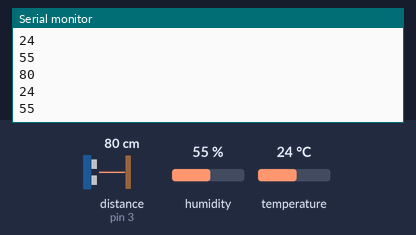
The sketch below on a simulated Arduino Uno, built with avr-gcc and run on an emulated ATmega328P. Shown: the last lines printed to the serial monitor. Wiring (inferred from the names in the program): ultrasonic range finder: trigger pin 4; echo pin 3. The inputs (shaded band) are chosen by the test bench; at power-on: distance to the obstacle (sensor on pin 3) 80 cm, humidity 55 %, temperature 24 °C. The echo pulse lasts 58.3 µs per cm; no radio packets arrive unless stated.

Above: at 5.8 s.
5.9 s: distance to the obstacle (sensor on pin 3) set to 2 cm
At 10.7 s:
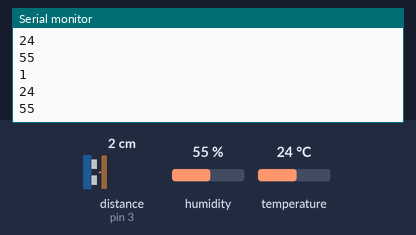
11.9 s: humidity set to 22 %
At 16.6 s:
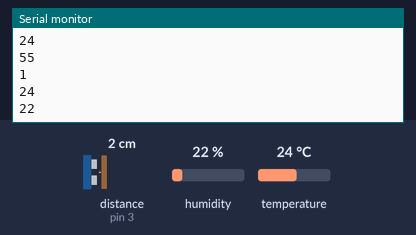
17.9 s: temperature set to 12 °C
At 21.4 s:
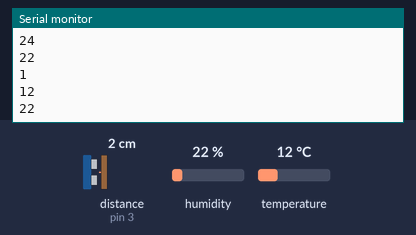
23.9 s: distance to the obstacle (sensor on pin 3) set to 4 cm
At 26.1 s:
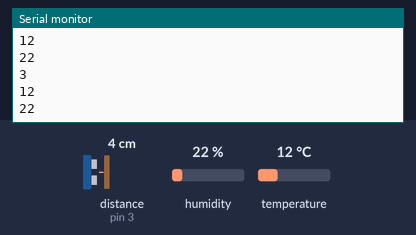
29.9 s: humidity set to 40 %
At 30.9 s:
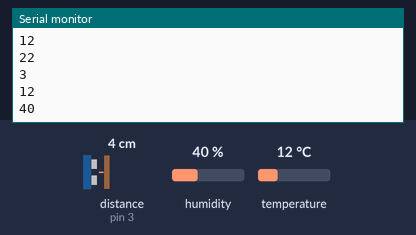
Timing chart, 0 to 32.9 s (numbered marks = the images above; inputs shaded):
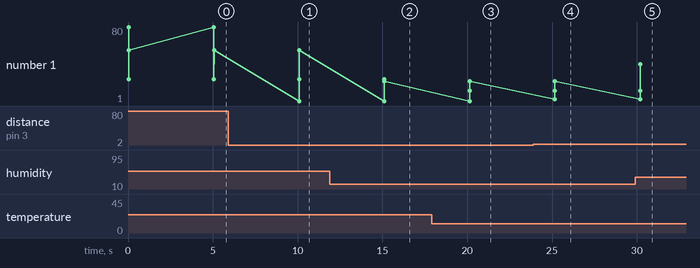

The sketch:

veri.ino
```cpp
#include <SPI.h>
#include <nRF24L01.h>
#include <RF24.h>
#include <Servo.h>
#include <dht11.h>

const byte address[6] = "00001";

RF24 radio(9, 8);

int data[3];
int trigPin = 4;
int echoPin = 3;
int sure;
int uzaklik;
int dht11Pin = 2;
float sicaklik, nem;
dht11 DHT11;

void setup()
{

  Serial.begin(9600);
  pinMode(trigPin,OUTPUT);
  pinMode(echoPin,INPUT);
  radio.begin();
  radio.openWritingPipe(address);
  radio.setPALevel(RF24_PA_MIN);
  radio.stopListening();
}

void loop()
{
  digitalWrite(trigPin, LOW);
  delayMicroseconds(5);
  digitalWrite(trigPin, HIGH);
  delayMicroseconds(10);
  digitalWrite(trigPin, LOW);
  sure = pulseIn(echoPin, HIGH, 11600);
  data[0] = (sure*0.0345/2);
  DHT11.read(dht11Pin);
  sicaklik = (float)DHT11.temperature;
  nem = (float)DHT11.humidity;
  data[1] = sicaklik;
  data[2] = nem;
  Serial.println(data[0]);
  Serial.println(data[1]);
  Serial.println(data[2]);
  radio.write(data, sizeof(data));
  delay(5000);
}
```

Measured:
- after the input at 5.9 s, the serial monitor: prints a new line after 4.2 s (image 1)
- after the input at 11.9 s, the serial monitor: prints a new line after 3.2 s (image 2)
- after the input at 17.9 s, the serial monitor: prints a new line after 2.2 s (image 3)
- after the input at 23.9 s, the serial monitor: prints a new line after 1.3 s (image 4)
- after the input at 29.9 s, the serial monitor: prints a new line after 0.30 s (image 5)
- plotted number 1: 55 → 22 after the input at 11.9 s, 22 → 40 after the input at 29.9 s
